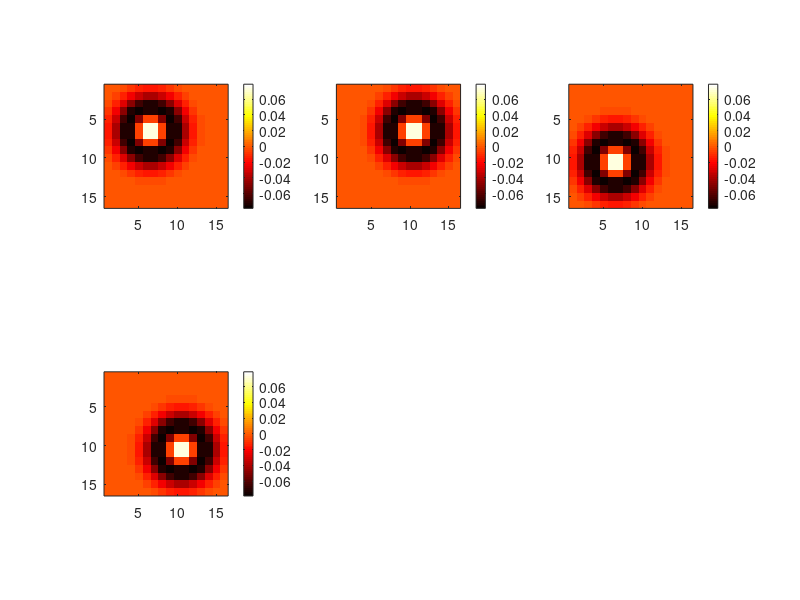
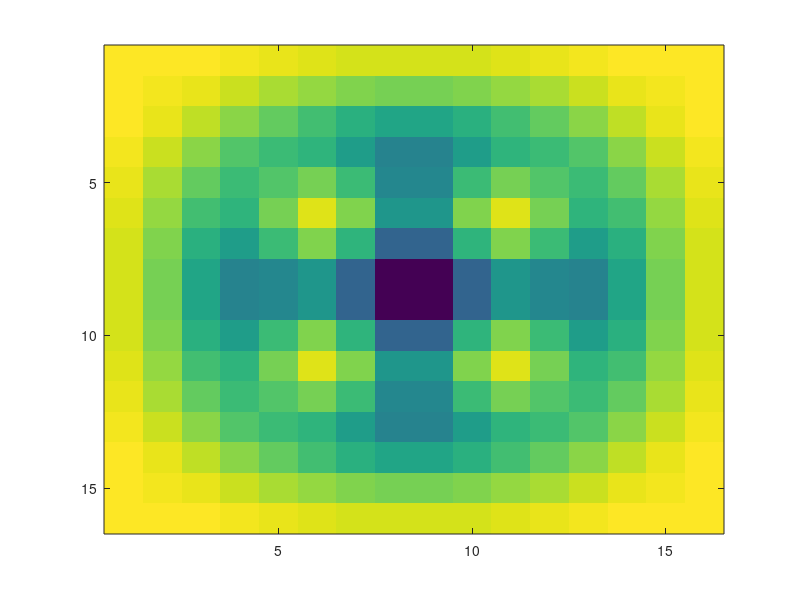

Recreate these plots in MATLAB, in order. (Note: this script raises an error after producing the figures.)
tic
%%%%%%%%%%%%%%%%%%%%%%%%%%%%%%%%%
% Script parameters
cellnum   = 1;  % number to assign to model cell for saving
saveall   = 1;  % 1 to save the stimuli and responses
repeats   = 1;  % 1 to generate a repeated stimulus
nat       = 1;  % 0 for white noise, 1 for van hateren
Nsamp     = 200000; % # stimulus/response pairs
NsampR    = 200000;  % # stimulus/response pairs in repeated data
Nrep      = 1;  % # repeats
Nd        = 16;    % # pixels per side of image
PSP       = 0.25;  % spike probability of model cell
noisenum  = .25;   % noise added to projections has stdev of noisenum*stdev of projections

% Choose the model
filter = 3;
% filter 1 is 9 blobs of random size and orientation
% filter 2 is a rotationally invariant curved edge
% filter 3 is a translationally invariant center-surround

save_dir = '/home/jkaardal/Model_cell_data/';
% Parameters defined
%%%%%%%%%%%%%%%%%%%%


%%%%%%%%%%%%%%%%%%%%%%%%%%
% Create the model filters
Ndim = Nd^2;
if filter==1
    Nfilter = 9;
    F = zeros(Nd,Nd,Nfilter);
    ind=1;
    for n1 = 1:3
        for n2 = 1:3
            M=15;
            s1 = randi([2,M],1);
            s2 = randi([2,M],1);
            s3 = (2*rand()-1)*2;
            x0 = 4.5 + (n1-1)*4 + .5*(2*rand()-1);
            y0 = 4.5 + (n2-1)*4 + .5*(2*rand()-1);
            for i = 1:Nd
                for j = 1:Nd
                    F(i,j,ind) = exp(-[i-x0,j-y0]*inv([s1,s3;s3,s2])*[i-x0;j-y0] + .1*(2*rand()-1) );
                end
            end
            ind=ind+1;
        end
    end
    figure
    for n=1:Nfilter
        subplot(3,3,n)
        imagesc(F(:,:,n))
        colormap(hot)
        colorbar
        axis square
    end
    figure
    imagesc(sum(F,3));
    F_new = zeros(Nd^2,Nfilter);
    for n=1:Nfilter
        F_new(:,n)=reshape(F(:,:,n),[Nd^2,1]);
        F_new(:,n) = F_new(:,n)./norm(F_new(:,n));
    end
    dots=zeros(Nfilter);
    for i=1:Nfilter
        for j=1:Nfilter
            dots(i,j) = dot(F_new(:,i),F_new(:,j));
        end
    end
    clear F;
    F = F_new;
elseif filter==2
    Nfilter = 8;
    F = zeros(Nd,Nd,Nfilter);
    x0 = 8.5;
    y0 = 8.5;
    ind=1;
    for n1 = 1:Nfilter
        t1 = 0+(n1-1)*pi/4;
        for i = 1:Nd
            for j = 1:Nd
                x1new = i-x0;
                x2new = j-y0;
                x1 = cos(t1)*x1new-sin(t1)*x2new;
                x2 = sin(t1)*x1new+cos(t1)*x2new;
                F(i,j,ind) = exp(-x2^2/15-(x1-x2^2/5)^2/6)*sign(sin((x1-x2^2/5)));
            end
        end
        ind=ind+1;
    end
    
    figure
    for n=1:Nfilter
        subplot(3,3,n)
        imagesc(F(:,:,n))
        colormap(hot)
        colorbar
        axis square
    end
    figure
    imagesc(sum(F,3));
    F_new = zeros(Nd^2,Nfilter);
    for n=1:Nfilter
        F_new(:,n)=reshape(F(:,:,n),[Nd^2,1]);
        F_new(:,n) = F_new(:,n)./norm(F_new(:,n));
    end
    dots=zeros(Nfilter);
    for i=1:Nfilter
        for j=1:Nfilter
            dots(i,j) = dot(F_new(:,i),F_new(:,j));
        end
    end
    clear F;
    F = F_new;
elseif filter==3
    Nfilter = 4;
    F = zeros(Nd,Nd,Nfilter);
    x0list = [6.5,10.5];
    ind=1;
    for n1 = 1:length(x0list)
        x0 = x0list(n1);
        for n2 = 1:length(x0list)
            y0 = x0list(n2);
            for i = 1:Nd
                for j = 1:Nd
                    x1 = i-x0;
                    x2 = j-y0;
                    r = sqrt(x1^2+x2^2);
                    F(i,j,ind) = 1.1*exp(-r^2/6)-exp(-r^2/8);
                end
            end
            ind=ind+1;
        end
    end
    c1=max(max(max(F(:,:,1))),abs(min(min(F(:,:,1)))));
    clims=[-c1,c1];
    
    figure
    for n=1:Nfilter
        subplot(2,3,n)
        imagesc(F(:,:,n),clims)
        colormap(hot)
        colorbar
        axis square
    end
    figure
    imagesc(sum(F,3));
    F_new = zeros(Nd^2,Nfilter);
    for n=1:Nfilter
        F_new(:,n)=reshape(F(:,:,n),[Nd^2,1]);
        F_new(:,n) = F_new(:,n)./norm(F_new(:,n));
    end
    dots=zeros(Nfilter);
    for i=1:Nfilter
        for j=1:Nfilter
            dots(i,j) = dot(F_new(:,i),F_new(:,j));
        end
    end
    %dots
    clear F;
    F = F_new;
end
% Model filteres are created
%%%%%%%%%%%%%%%%%%%%%%%%%%%%


%%%%%%%%%%%%%%%%%%%
% Load/create the stimulus
clear stimulus;
image_dir = '...?';
if nat==1
    fid = fopen('/home/jkaardal/Model_cell_data/SN_1.raw','rb');
    stimulus=fread(fid,Nsamp*Ndim,'uint8');
    fclose(fid);
    Ndim = Nd^2;
else
    % Create a Gaussian stimulus 
    sigma = repmat(rand(1,Ndim),[Ndim,1]).*eye(Ndim);
    sigma = sigma+ rand(Ndim)/100;
    sigma = (sigma+sigma')/2;
    sigma = (2*rand(Ndim)-1)/10;
    sigma = sigma*sigma';
    R= chol(sigma);
    stimulus = repmat((2*rand(1,Ndim)-1)/1000000,[Nsamp+NsampR,1])  +  randn(Nsamp+NsampR,Ndim)*R;
    stimulus = reshape(stimulus,[1,Ndim*(Nsamp+NsampR)]);
    stimulus = stimulus + abs(min(min(stimulus)));
    stimulus = stimulus./max(max(stimulus));
    stimulus = stimulus.*255;
    stimulus = floor(stimulus);
    Rstimulus = stimulus(Ndim*Nsamp+1:Ndim*(Nsamp+NsampR));
    stimulus = stimulus(1:Ndim*Nsamp);
    fid = fopen([save_dir 'SN_' num2str(cellnum) '.raw'],'w');
    fwrite(fid,stimulus);
    fclose(fid);
end
Nsamples=length(stimulus)/Ndim;
stimulus = reshape(stimulus,[Ndim,Nsamples])';
stimulus = 2*(stimulus-255/2)/255;
disp('Unrepeated stimulus loaded');
% Stimuli is loaded
%%%%%%%%%%%%%%%%%%%%



%%%%%%%%%%%%%%%%%%%%
% Generate responses
proj = stimulus*F;
[d1,d2] = size(proj);
noiselevel = std(reshape(proj,[1,d1*d2]))*noisenum;
proj = proj + noiselevel*randn(d1, d2);
proj = proj';
temp = proj;
proj = max(proj);
avgspkprob=10; %just to set it to something large
a=mean(proj);
tally=0;
resp = zeros(Nsamp,1);
while abs(avgspkprob-PSP)>.05
    for i=1:Nsamp
        if proj(i) >= a
            resp(i) = 1;
        else
            resp(i) = 0;
        end
    end
    %resp = proj>=a;
    avgspkprob = mean(mean(resp));
    tally=tally+1;
    if (avgspkprob-PSP)>.05
        a=a+.01;
    elseif (avgspkprob-PSP)<.05
        a=a-.01;
    end
    if tally==1000
        disp('error')
        break;
    end
end
Filter_and_noiselevel=cell(1,2);
Filter_and_noiselevel{1}=F;
Filter_and_noiselevel{2} = noiselevel;
disp(['average spike probability: ' num2str(mean(mean(resp)))])

temp(temp<a)=-2*abs(a);
temp(temp>=a)=1;
temp(temp<1)=0;
tempsum=sum(temp);
new = zeros(1,Nsamp);
for i=1:Nsamp
    if tempsum(i)==1
        [Y,I]=max(temp(:,i));
        new(i) = I;
    end
end
new(new==0)=[];
figure
hist(new,Nfilter)

if saveall == 1
    save([save_dir 'Cell_' num2str(cellnum) '_filter_and_noise' int2str(marker) '.mat'],'Filter_and_noiselevel');
    fid = fopen([save_dir 'Cell_' num2str(cellnum) '_resp_noise' int2str(marker) '.isk'],'w');
    fprintf(fid,'%u\n',resp);
    fclose(fid);
end





if repeats==1
    %%%%%%%%%%%%%%%%%%%%
    % Generate repeated responses
    
    proj = stimulus*F;
    [d1,d2] = size(proj);
    noiselevel = std(reshape(proj,[1,d1*d2]))*noisenum;
    proj = repmat(proj,[1,1,Nrep]);
    proj = proj + noiselevel*randn(d1, d2, Nrep);
    proj = max(proj,[],2);
    proj = reshape(proj,Nsamp,Nrep);
    proj = reshape(proj,Nsamp*Nrep,1);
    resp = zeros(numel(proj),1);
    for i=1:numel(proj)
        if(proj(i) >= a)
            resp(i) = 1;
        else
            resp(i) = 0;
        end
    end
    if saveall == 1
        fid = fopen([save_dir 'Cell_' num2str(cellnum) '_resp_noise' int2str(marker) '_R.isk'],'w');
        fprintf(fid,'%u\n',resp);
        fclose(fid);
    end
    stimulus = repmat(stimulus,Nrep,1);
    stimconst = stimulus;
end
close all;
marker
toc










